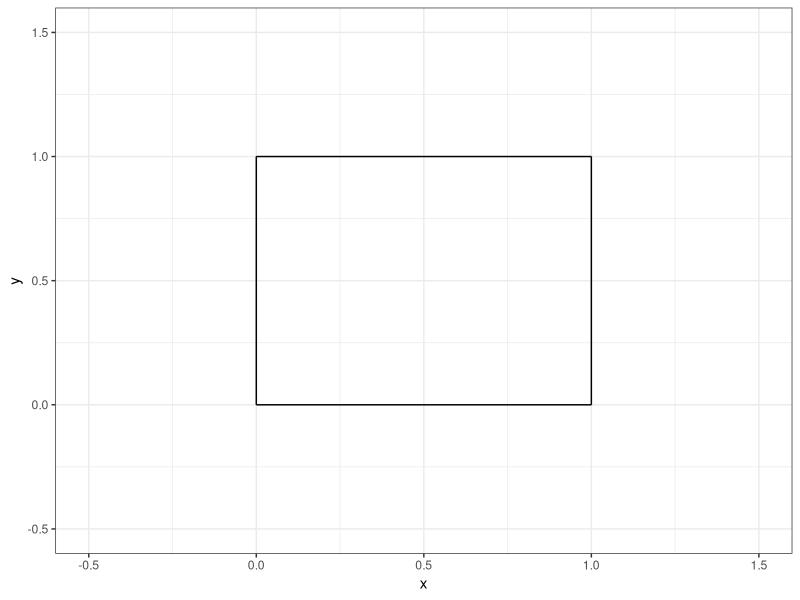
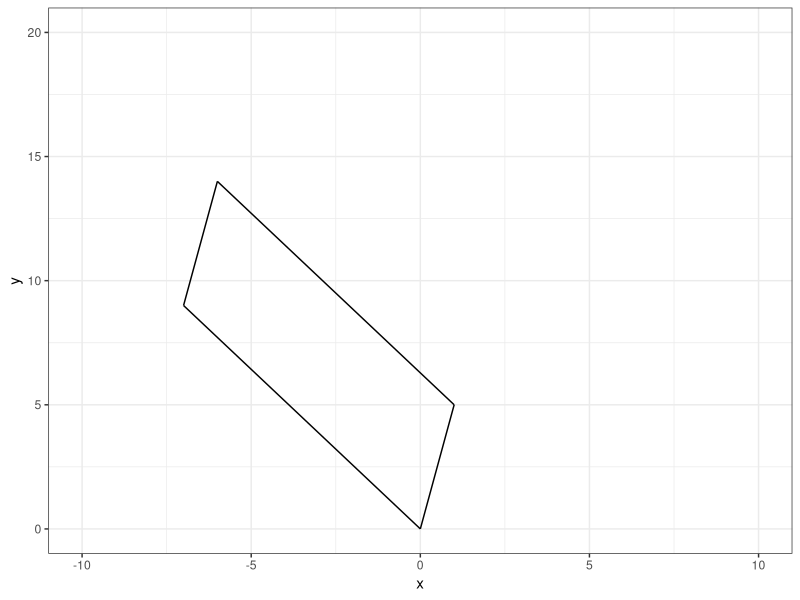
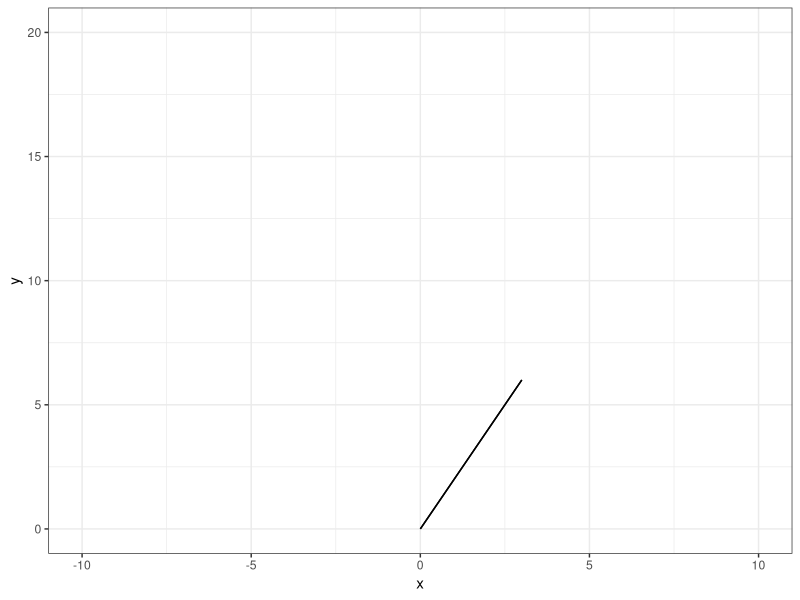
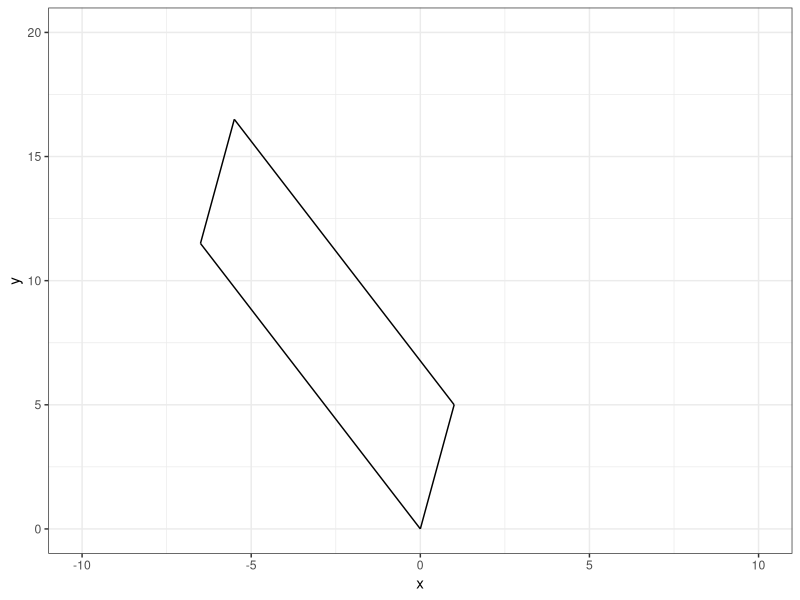
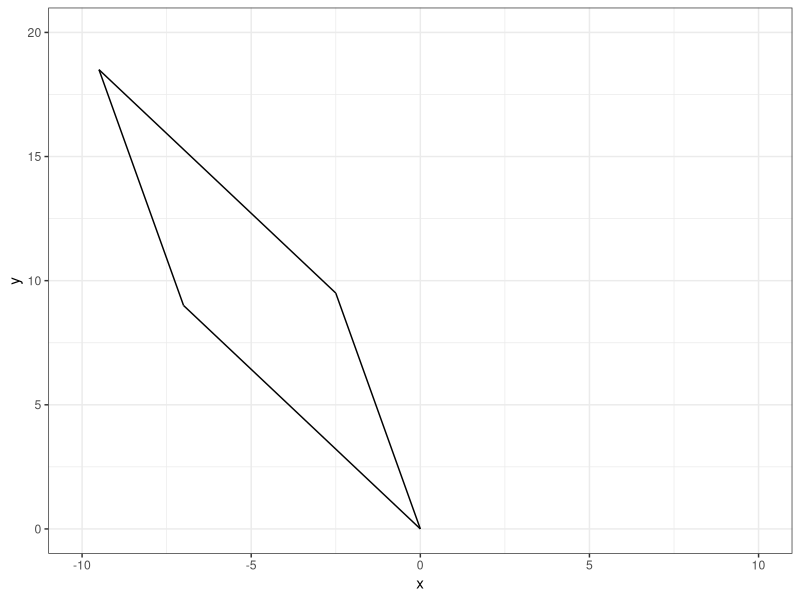
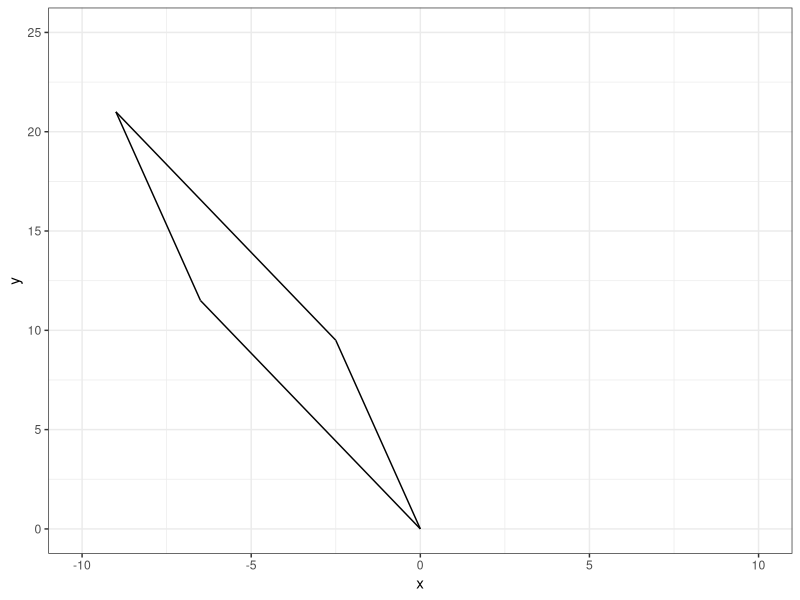

These charts were generated, in order, by the following R code:
## ---- chunk 1
#| echo: false

default_chunk_hook  <- knitr::knit_hooks$get("chunk")

latex_font_size <- c("Huge", "huge", "LARGE", "Large", 
                     "large", "normalsize", "small", 
                     "footnotesize", "scriptsize", "tiny")

knitr::knit_hooks$set(chunk = function(x, options) {
  x <- default_chunk_hook(x, options)
  if(options$size %in% latex_font_size) {
    paste0("\n \\", options$size, "\n\n", 
      x, 
      "\n\n \\normalsize"
    )
  } else {
    x
  }
})

## ---- chunk 2
#| label: load-packages
#| include: false
library(tidyverse)
## ---- chunk 3
#| label: fig-unitsquare
#| fig-cap: "The unit square."
#| fig-width: 3
#| fig-height: 3
#| scale: "80%"
#| fig-align: "center"
#| size: "scriptsize"
ggplot() +
  geom_segment(aes(x = 0, xend = 0,
                   y=0, yend = 1))+
  geom_segment(aes(x = 0, xend = 1,
                   y=1, yend = 1))+
  geom_segment(aes(x = 1, xend = 1,
                   y=0, yend = 1))+
  geom_segment(aes(x = 0, xend = 1,
                   y=0, yend = 0)) +
  theme_bw() + 
  xlim(-0.5, 1.5)+
  ylim(-0.5, 1.5)+
  labs(x = "x", 
       y = "y")
## ---- chunk 4
(A = matrix(data=c(1, -7, 5, 9), nrow = 2, ncol = 2, byrow = TRUE))
## ---- chunk 5
M = matrix(data=c(1, 0, 0, 1), nrow = 2, ncol = 2, byrow = TRUE)
(T = A %*% M)
## ---- chunk 6
(basis.vector.1 = T[,1])
(basis.vector.2 = T[,2])
## ---- chunk 7
(p0 = c(0,0))
(p1 = basis.vector.1)
(p2 = basis.vector.1 + basis.vector.2)
(p3 = basis.vector.2)
## ---- chunk 8
#| label: fig-TSquare
#| fig-cap: "The T Shape."
#| fig-width: 3
#| fig-height: 3
#| scale: "80%"
#| fig-align: "center"
#| size: "scriptsize"
ggplot() +
  geom_segment(aes(x = 0, xend = 1,
                   y=0, yend = 5))+
  geom_segment(aes(x = -6, xend = 1,
                   y=14, yend = 5))+
  geom_segment(aes(x = -7, xend = -6,
                   y=9, yend = 14))+
  geom_segment(aes(x = -7, xend = 0,
                   y=9, yend = 0)) +
  theme_bw() + 
  xlim(-10, 10) +
  ylim(0, 20) +
  labs(x = "x", 
       y = "y")
## ---- chunk 9
(det(A))
## ---- chunk 10
(A = matrix(data=c(1, 2, 2, 4), nrow = 2, ncol = 2, byrow = TRUE))
## ---- chunk 11
M = matrix(data=c(1, 0, 0, 1), nrow = 2, ncol = 2, byrow = TRUE)
(T = A %*% M)
## ---- chunk 12
(basis.vector.1 = T[,1])
(basis.vector.2 = T[,2])
## ---- chunk 13
(p0 = c(0,0))
(p1 = basis.vector.1)
(p2 = basis.vector.1 + basis.vector.2)
(p3 = basis.vector.2)
## ---- chunk 14
#| label: fig-T2Square
#| fig-cap: "The T2 Shape."
#| fig-width: 3
#| fig-height: 3
#| scale: "80%"
#| fig-align: "center"
#| size: "scriptsize"
p0 <- c(0, 0)
p1 <- c(1, 2)
p2 <- c(3, 6)
p3 <- c(2, 4)
ggplot() +
  geom_segment(aes(x = p0[1], y = p0[2], xend = p1[1], yend = p1[2])) +
  geom_segment(aes(x = p1[1], y = p1[2], xend = p2[1], yend = p2[2])) +
  geom_segment(aes(x = p2[1], y = p2[2], xend = p3[1], yend = p3[2])) +
  geom_segment(aes(x = p3[1], y = p3[2], xend = p0[1], yend = p0[2])) +
  theme_bw() +
  xlim(-10, 10) +
  ylim(0, 20) +
  labs(x = "x", y = "y")
## ---- chunk 15
det(A)
## ---- chunk 16
A = matrix(data=c(1, -7, 5, 9), nrow = 2, ncol = 2, byrow = TRUE)
M = matrix(data=c(1, 0.5, 0, 1), nrow = 2, ncol = 2, byrow = TRUE)
(T = A %*% M)
## ---- chunk 17
(basis.vector.1 = T[,1])
(basis.vector.2 = T[,2])
## ---- chunk 18
#| label: fig-Q3ASquare
#| fig-cap: "The Q3a Shape."
#| fig-width: 3
#| fig-height: 3
#| scale: "80%"
#| fig-align: "center"
#| size: "scriptsize"
p0 = c(0,0)
p1 = basis.vector.1
p2 = basis.vector.1 + basis.vector.2
p3 = basis.vector.2
ggplot() +
  geom_segment(aes(x = p0[1], y = p0[2], xend = p1[1], yend = p1[2])) +
  geom_segment(aes(x = p1[1], y = p1[2], xend = p2[1], yend = p2[2])) +
  geom_segment(aes(x = p2[1], y = p2[2], xend = p3[1], yend = p3[2])) +
  geom_segment(aes(x = p3[1], y = p3[2], xend = p0[1], yend = p0[2])) +
  theme_bw() +
  xlim(-10, 10) +
  ylim(0, 20) +
  labs(x = "x", y = "y")
## ---- chunk 19
det(A)
## ---- chunk 20
A = matrix(data=c(1, -7, 5, 9), nrow = 2, ncol = 2, byrow = TRUE)
M = matrix(data=c(1, 0, 0.5, 1), nrow = 2, ncol = 2, byrow = TRUE)
(T = A %*% M)
## ---- chunk 21
(basis.vector.1 = T[,1])
(basis.vector.2 = T[,2])
## ---- chunk 22
#| label: fig-Q3BSquare
#| fig-cap: "The Q3b Shape."
#| fig-width: 3
#| fig-height: 3
#| scale: "80%"
#| fig-align: "center"
#| size: "scriptsize"
p0 = c(0,0)
p1 = basis.vector.1
p2 = basis.vector.1 + basis.vector.2
p3 = basis.vector.2
ggplot() +
  geom_segment(aes(x = p0[1], y = p0[2], xend = p1[1], yend = p1[2])) +
  geom_segment(aes(x = p1[1], y = p1[2], xend = p2[1], yend = p2[2])) +
  geom_segment(aes(x = p2[1], y = p2[2], xend = p3[1], yend = p3[2])) +
  geom_segment(aes(x = p3[1], y = p3[2], xend = p0[1], yend = p0[2])) +
  theme_bw() +
  xlim(-10, 10) +
  ylim(0, 20) +
  labs(x = "x", y = "y")
## ---- chunk 23
det(A)
## ---- chunk 24
A = matrix(data=c(1, -7, 5, 9), nrow = 2, ncol = 2, byrow = TRUE)
M = matrix(data=c(1, 0.5, 0.5, 1), nrow = 2, ncol = 2, byrow = TRUE)
(T = A %*% M)
## ---- chunk 25
(basis.vector.1 = T[,1])
(basis.vector.2 = T[,2])
## ---- chunk 26
#| label: fig-Q3CSquare
#| fig-cap: "The Q3c Shape."
#| fig-width: 3
#| fig-height: 3
#| scale: "80%"
#| fig-align: "center"
#| size: "scriptsize"
p0 = c(0,0)
p1 = basis.vector.1
p2 = basis.vector.1 + basis.vector.2
p3 = basis.vector.2
ggplot() +
  geom_segment(aes(x = p0[1], y = p0[2], xend = p1[1], yend = p1[2])) +
  geom_segment(aes(x = p1[1], y = p1[2], xend = p2[1], yend = p2[2])) +
  geom_segment(aes(x = p2[1], y = p2[2], xend = p3[1], yend = p3[2])) +
  geom_segment(aes(x = p3[1], y = p3[2], xend = p0[1], yend = p0[2])) +
  theme_bw() +
  xlim(-10, 10) +
  ylim(0, 25) +
  labs(x = "x", y = "y")
## ---- chunk 27
det(A)
